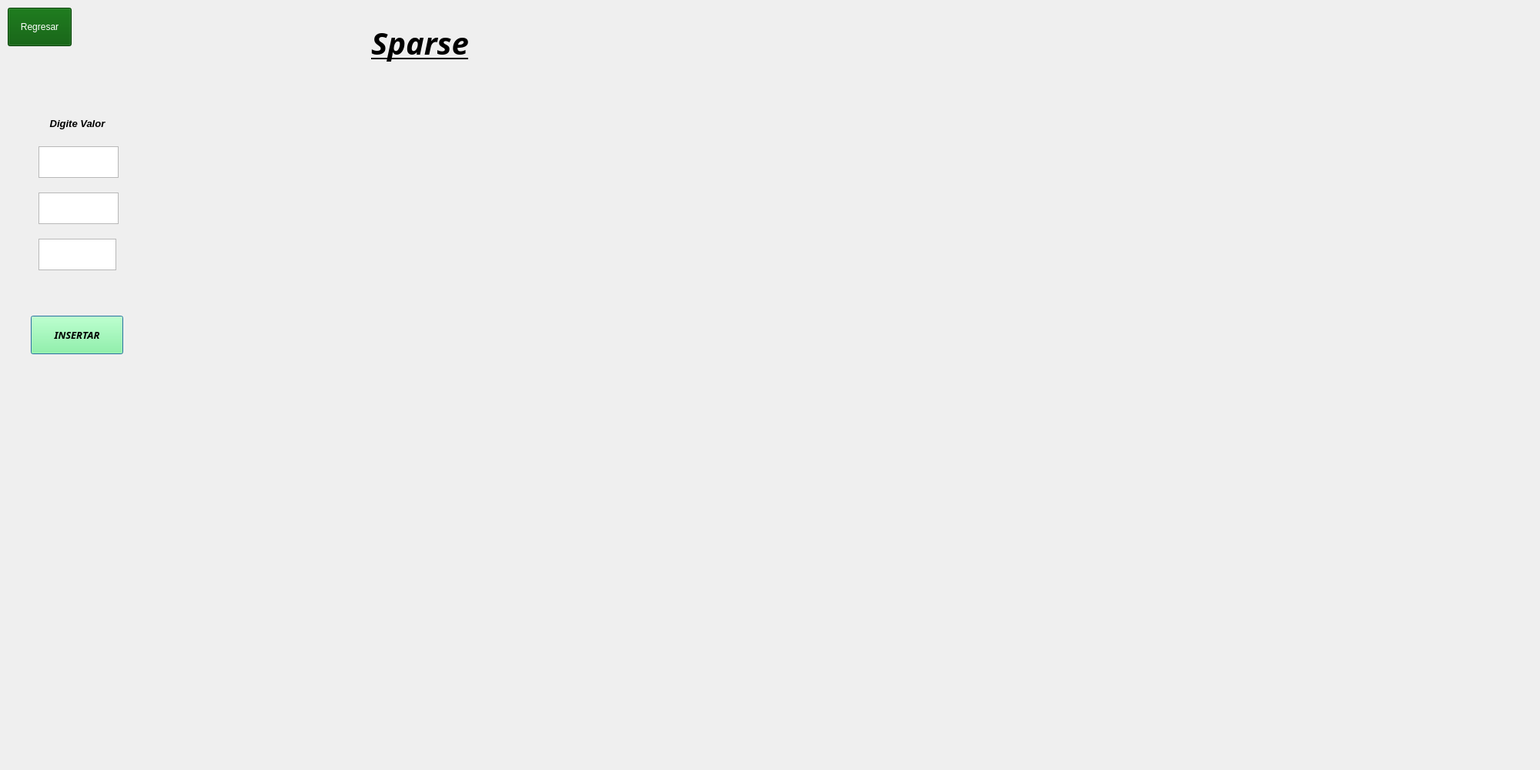
<?xml version="1.0" encoding="UTF-8"?>
<ui version="4.0">
 <class>SparseDialog</class>
 <widget class="QDialog" name="SparseDialog">
  <property name="geometry">
   <rect>
    <x>0</x>
    <y>0</y>
    <width>2000</width>
    <height>1000</height>
   </rect>
  </property>
  <property name="windowTitle">
   <string>Dialog</string>
  </property>
  <widget class="QLabel" name="label">
   <property name="geometry">
    <rect>
     <x>430</x>
     <y>20</y>
     <width>231</width>
     <height>71</height>
    </rect>
   </property>
   <property name="font">
    <font>
     <family>Rockwell</family>
     <pointsize>30</pointsize>
     <italic>true</italic>
     <bold>true</bold>
     <underline>true</underline>
    </font>
   </property>
   <property name="text">
    <string>Sparse</string>
   </property>
   <property name="alignment">
    <set>Qt::AlignCenter</set>
   </property>
  </widget>
  <widget class="QLabel" name="label_2">
   <property name="geometry">
    <rect>
     <x>30</x>
     <y>150</y>
     <width>141</width>
     <height>20</height>
    </rect>
   </property>
   <property name="font">
    <font>
     <pointsize>10</pointsize>
     <italic>true</italic>
     <bold>true</bold>
    </font>
   </property>
   <property name="text">
    <string>Digite Valor</string>
   </property>
   <property name="alignment">
    <set>Qt::AlignCenter</set>
   </property>
  </widget>
  <widget class="QLabel" name="label_3">
   <property name="geometry">
    <rect>
     <x>200</x>
     <y>110</y>
     <width>1541</width>
     <height>861</height>
    </rect>
   </property>
   <property name="text">
    <string/>
   </property>
   <property name="alignment">
    <set>Qt::AlignCenter</set>
   </property>
  </widget>
  <widget class="QTextEdit" name="txt_value">
   <property name="geometry">
    <rect>
     <x>50</x>
     <y>190</y>
     <width>104</width>
     <height>41</height>
    </rect>
   </property>
   <property name="cursor" stdset="0">
    <cursorShape>IBeamCursor</cursorShape>
   </property>
  </widget>
  <widget class="QPushButton" name="btn_insert">
   <property name="geometry">
    <rect>
     <x>40</x>
     <y>410</y>
     <width>120</width>
     <height>50</height>
    </rect>
   </property>
   <property name="font">
    <font>
     <family>Rockwell</family>
     <pointsize>10</pointsize>
     <italic>true</italic>
     <bold>true</bold>
    </font>
   </property>
   <property name="cursor">
    <cursorShape>PointingHandCursor</cursorShape>
   </property>
   <property name="styleSheet">
    <string notr="true">
background-color: rgb(124, 255, 144);
color: rgb(0, 0, 0);
</string>
   </property>
   <property name="text">
    <string>INSERTAR</string>
   </property>
  </widget>
  <widget class="QPushButton" name="btn_regresarS">
   <property name="geometry">
    <rect>
     <x>10</x>
     <y>10</y>
     <width>83</width>
     <height>50</height>
    </rect>
   </property>
   <property name="cursor">
    <cursorShape>PointingHandCursor</cursorShape>
   </property>
   <property name="styleSheet">
    <string notr="true">color: rgb(255, 255, 255);
background-color: rgb(0, 85, 0);</string>
   </property>
   <property name="text">
    <string>Regresar</string>
   </property>
  </widget>
  <widget class="QTextEdit" name="txt_value3">
   <property name="geometry">
    <rect>
     <x>50</x>
     <y>310</y>
     <width>101</width>
     <height>41</height>
    </rect>
   </property>
   <property name="cursor" stdset="0">
    <cursorShape>IBeamCursor</cursorShape>
   </property>
  </widget>
  <widget class="QTextEdit" name="txt_value2">
   <property name="geometry">
    <rect>
     <x>50</x>
     <y>250</y>
     <width>104</width>
     <height>41</height>
    </rect>
   </property>
   <property name="cursor" stdset="0">
    <cursorShape>IBeamCursor</cursorShape>
   </property>
  </widget>
 </widget>
 <resources/>
 <connections/>
</ui>
